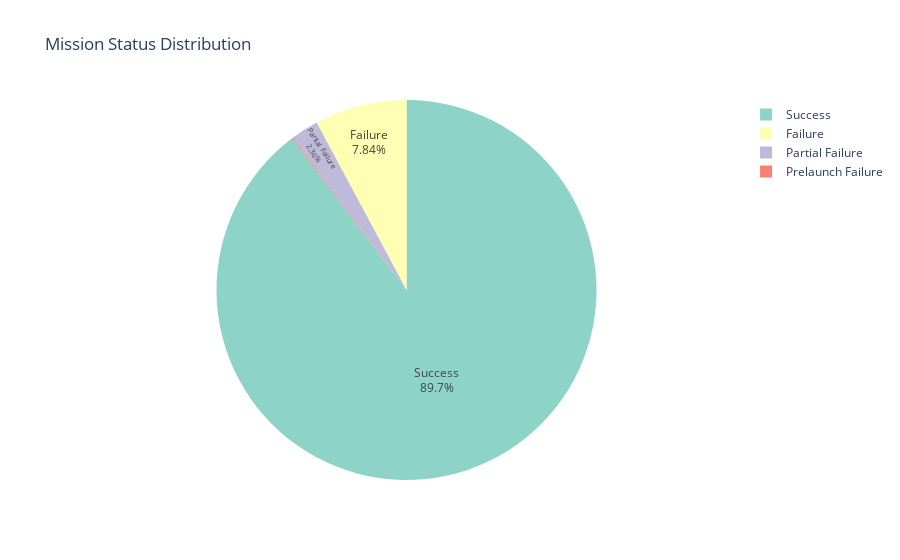

The notebook cell saved with this chart:
### Code cell
# Pie chart of mission status
fig = px.pie(values=mission_status.values, 
             names=mission_status.index,
             title='Mission Status Distribution',
             color_discrete_sequence=px.colors.qualitative.Set3)
fig.update_traces(textposition='inside', textinfo='percent+label')
fig.show()

### Figure 1 — Plotly figure (JSON) as saved in the notebook; plotly's stock layout.template omitted (floating-point values rounded to 4 significant figures)
{"data": [{"domain": {"x": [0, 1], "y": [0, 1]}, "hovertemplate": "label=%{label}<br>value=%{value}<extra></extra>", "labels": ["Success", "Failure", "Partial Failure", "Prelaunch Failure"], "legendgroup": "", "name": "", "showlegend": true, "textinfo": "percent+label", "textposition": "inside", "type": "pie", "values": [3879, 339, 102, 4]}], "layout": {"legend": {"tracegroupgap": 0}, "piecolorway": ["rgb(141,211,199)", "rgb(255,255,179)", "rgb(190,186,218)", "rgb(251,128,114)", "rgb(128,177,211)", "rgb(253,180,98)", "rgb(179,222,105)", "rgb(252,205,229)", "rgb(217,217,217)", "rgb(188,128,189)", "rgb(204,235,197)", "rgb(255,237,111)"], "title": {"text": "Mission Status Distribution"}}}
